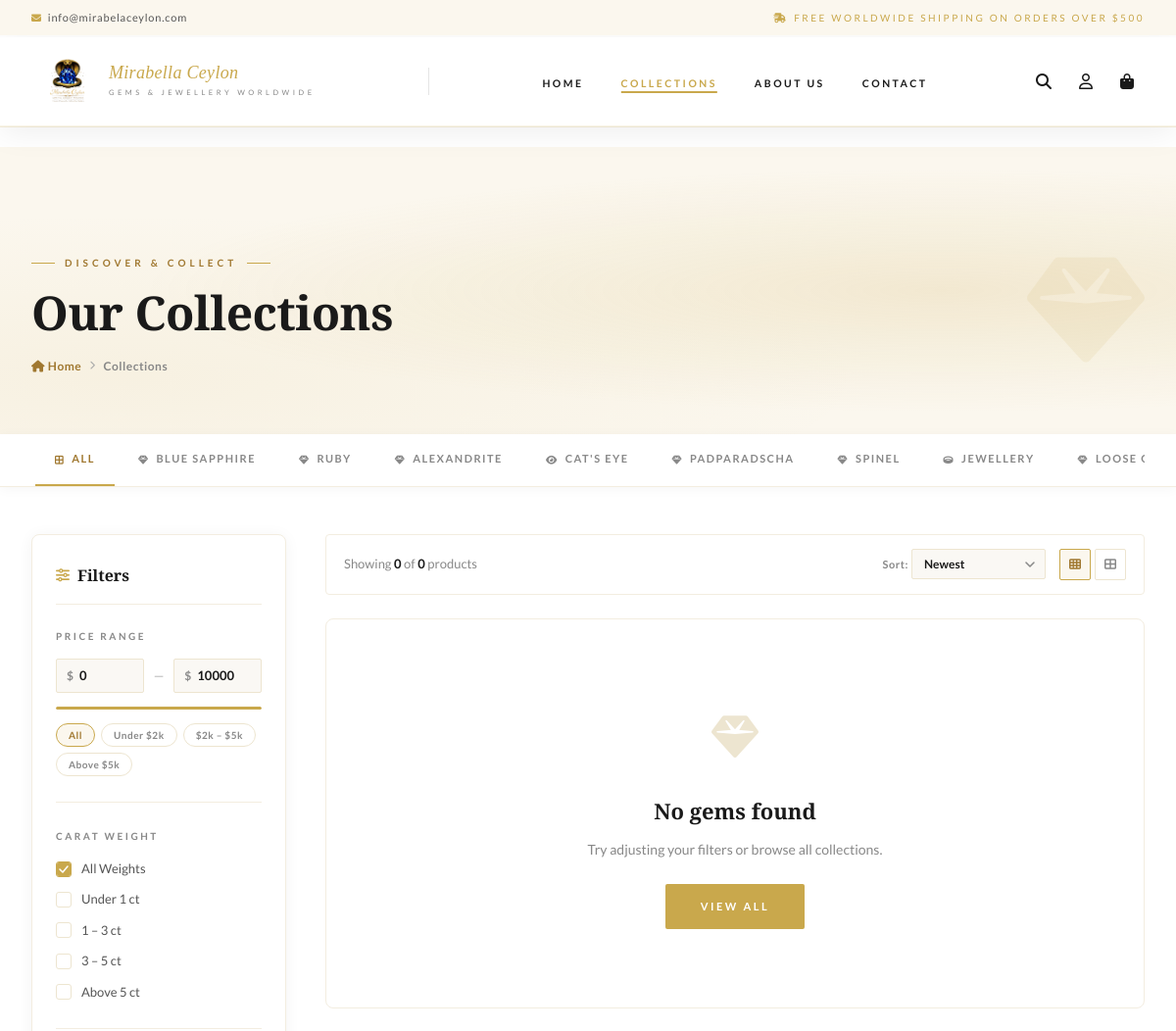
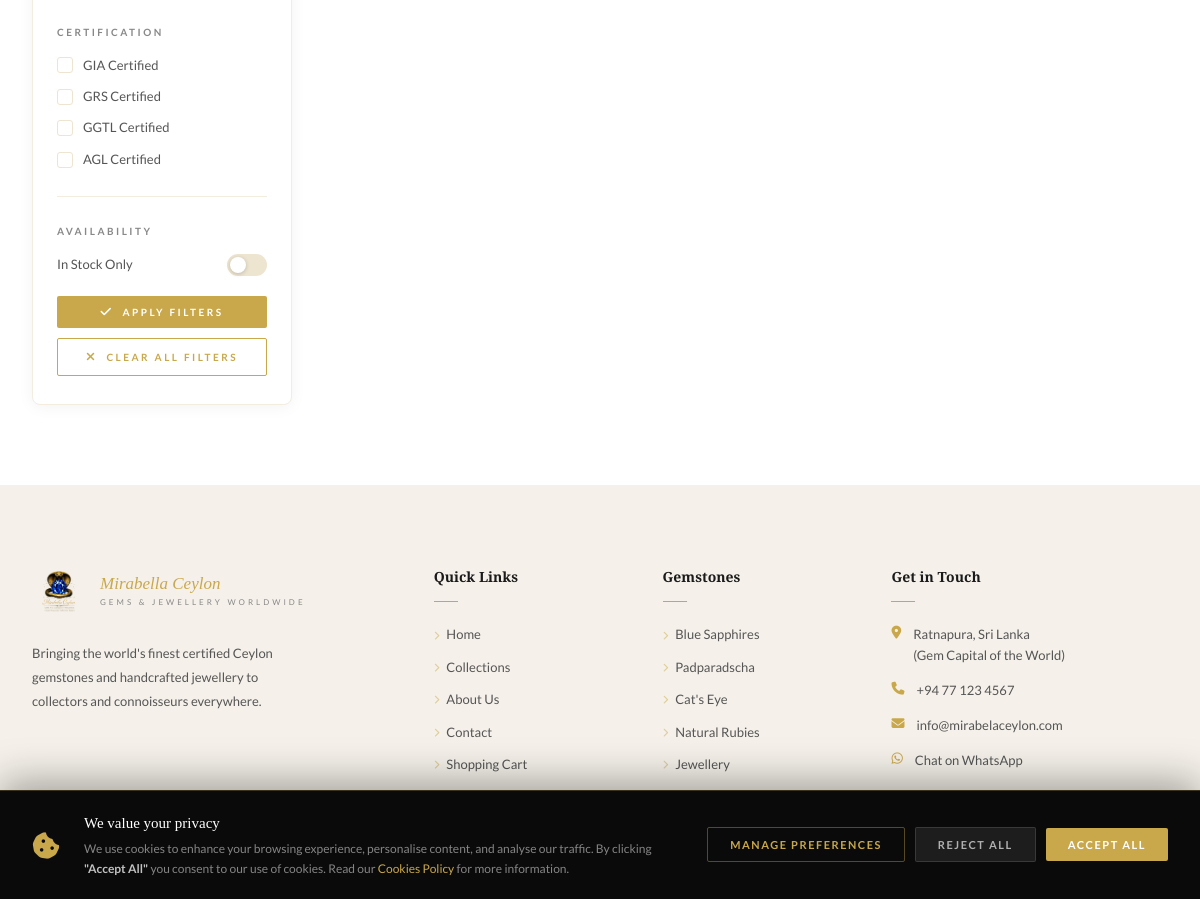
The page /shop.php on the database its author committed (2 pictures, top to bottom).
### tables this page shows
CREATE TABLE IF NOT EXISTS `categories` (
  `id`          INT UNSIGNED  NOT NULL AUTO_INCREMENT,
  `name`        VARCHAR(100)  NOT NULL,
  `slug`        VARCHAR(110)  NOT NULL UNIQUE,
  `subtitle`    VARCHAR(120)           DEFAULT NULL,
  `description` TEXT                   DEFAULT NULL,
  `image`       VARCHAR(255)           DEFAULT NULL,
  `sort_order`  SMALLINT      NOT NULL DEFAULT 0,
  `show_on_home` TINYINT(1)   NOT NULL DEFAULT 0,
  `is_active`   TINYINT(1)    NOT NULL DEFAULT 1,
  `created_at`  DATETIME      NOT NULL DEFAULT CURRENT_TIMESTAMP,
  PRIMARY KEY (`id`)
);

### shop.php (the view, shortened to what this page needs)
<?php
$catSlug   = trim($_GET['cat']    ?? '');
$sortBy    = trim($_GET['sort']   ?? 'newest');
$priceMin  = max(0, (int)($_GET['min']  ?? 0));
$priceMax  = min(500000, (int)($_GET['max'] ?? 50000));
$page    = max(1, (int)($_GET['page'] ?? 1));
$perPage = 12;
$db = db();
$categories = $db->query(
    "SELECT id, name, slug FROM categories WHERE is_active = 1 ORDER BY sort_order"
)->fetchAll();
$where  = ['p.is_active = 1'];
$params = [];
$whereSQL = 'WHERE ' . implode(' AND ', $where);
$orderSQL = match($sortBy) {
    'price-asc'  => 'ORDER BY p.price_usd ASC',
    'price-desc' => 'ORDER BY p.price_usd DESC',
    'bestseller' => 'ORDER BY p.is_featured DESC, p.created_at DESC',
    default      => 'ORDER BY p.is_featured DESC, p.created_at DESC',
};
$countSt = $db->prepare("SELECT COUNT(*) FROM products p $whereSQL");
$countSt->execute($params);
$total      = (int)$countSt->fetchColumn();
$totalPages = max(1, (int)ceil($total / $perPage));
$page       = min($page, $totalPages);
$offset     = ($page - 1) * $perPage;
$st = $db->prepare("
    SELECT p.*, c.name AS category_name, c.slug AS category_slug
    FROM products p
    LEFT JOIN categories c ON c.id = p.category_id
    $whereSQL
    $orderSQL
    LIMIT $perPage OFFSET $offset
");
$st->execute($params);
$products = $st->fetchAll();
function shopUrl(array $override = [], array $remove = []): string {
    $p = $_GET;
    foreach ($override as $k => $v) $p[$k] = $v;
    foreach ($remove  as $k)        unset($p[$k]);
    unset($p['page']);
    $qs = http_build_query($p, '', '&', PHP_QUERY_RFC3986);
    return 'shop.php' . ($qs ? '?' . $qs : '');
}
include 'includes/header.php';
?>
<section class="page-hero">
  <div class="page-hero__bg" aria-hidden="true"></div>
  <div class="container page-hero__inner">
    <div class="page-hero__content">
      <div class="eyebrow" style="justify-content:flex-start;">Discover &amp; Collect</div>
      <h1 class="page-hero__title">Our Collections</h1>
      <nav class="breadcrumb" aria-label="Breadcrumb">
        <a href="index.php"><i class="fas fa-home"></i> Home</a>
        <span class="breadcrumb__sep"><i class="fas fa-chevron-right"></i></span>
        <span>Collections</span>
      </nav>
    </div>
    <div class="page-hero__gem" aria-hidden="true">
      <i class="fas fa-gem"></i>
    </div>
  </div>
</section>
<div class="category-strip">
  <div class="container">
    <div class="category-strip__inner">
      <a href="<?= shopUrl(['cat' => ''], ['cat']) ?>"
         class="cat-tab <?= !$catSlug ? 'active' : '' ?>">
        <i class="fas fa-border-all"></i> All
      </a>
      <?php foreach ($categories as $cat):
        $icons = [
          'blue-sapphire'   => 'fas fa-gem',
          'padparadscha'    => 'fas fa-gem',
          'cats-eye'        => 'fas fa-eye',
          'ruby'            => 'fas fa-gem',
          'alexandrite'     => 'fas fa-gem',
          'spinel'          => 'fas fa-gem',
          'jewellery'       => 'fas fa-ring',
          'loose-gemstones' => 'fas fa-gem',
        ];
        $icon = $icons[$cat['slug']] ?? 'fas fa-gem';
      ?>
      <a href="<?= shopUrl(['cat' => $cat['slug']]) ?>"
         class="cat-tab <?= $catSlug === $cat['slug'] ? 'active' : '' ?>">
        <i class="<?= $icon ?>"></i> <?= htmlspecialchars($cat['name']) ?>
      </a>
      <?php endforeach; ?>
    </div>
  </div>
</div>
<div class="container shop-container">
  <div class="shop-layout">
    <aside class="shop-sidebar" id="shopSidebar">
      <div class="sidebar-header">
        <h3 class="sidebar-title"><i class="fas fa-sliders-h"></i> Filters</h3>
      </div>
      <form method="GET" action="shop.php" id="filterForm">
        <div class="filter-group">
          <h4 class="filter-group__title">Price Range</h4>
          <div class="price-inputs">
            <div class="price-input-wrap">
              <span class="price-input-prefix">$</span>
              <input type="number" id="priceMin" name="min" class="price-input"
                     value="<?= $priceMin ?>" min="0" max="50000" placeholder="Min" />
            </div>
            <span class="price-dash">—</span>
            <div class="price-input-wrap">
              <span class="price-input-prefix">$</span>
              <input type="number" id="priceMax" name="max" class="price-input"
                     value="<?= $priceMax >= 50000 ? 10000 : $priceMax ?>" min="0" max="50000" placeholder="Max" />
            </div>
          </div>
          <div class="price-range-track">
            <div class="price-range-fill" id="priceRangeFill"></div>
          </div>
          <div class="price-presets">
            <button type="button" class="price-preset <?= ($priceMin === 0 && $priceMax >= 50000) ? 'active' : '' ?>"
                    data-min="0" data-max="50000">All</button>
            <button type="button" class="price-preset <?= ($priceMax == 2000 && $priceMin == 0) ? 'active' : '' ?>"
                    data-min="0" data-max="2000">Under $2k</button>
            <button type="button" class="price-preset <?= ($priceMin == 2000 && $priceMax == 5000) ? 'active' : '' ?>"
                    data-min="2000" data-max="5000">$2k – $5k</button>
            <button type="button" class="price-preset <?= ($priceMin == 5000) ? 'active' : '' ?>"
                    data-min="5000" data-max="50000">Above $5k</button>
          </div>
        </div>
        <div class="filter-group">
          <h4 class="filter-group__title">Carat Weight</h4>
          <div class="filter-checks">
            <label class="filter-check">
              <span class="filter-check__box"></span>
              <span class="filter-check__label">All Weights</span>
            </label>
            <?php
            $weightOpts = [
              'under1' => 'Under 1 ct',
              '1to3'   => '1 – 3 ct',
              '3to5'   => '3 – 5 ct',
              'above5' => 'Above 5 ct',
            ];
            foreach ($weightOpts as $wVal => $wLabel):
            ?>
            <label class="filter-check">
              <span class="filter-check__box"></span>
              <span class="filter-check__label"><?= $wLabel ?></span>
            </label>
            <?php endforeach; ?>
          </div>
        </div>
        <div class="filter-group">
          <h4 class="filter-group__title">Certification</h4>
          <div class="filter-checks">
            <?php
            $certOpts = [
              'GIA'   => 'GIA Certified',
              'GRS'   => 'GRS Certified',
              'GGTL'  => 'GGTL Certified',
              'AGL'   => 'AGL Certified',
            ];
            foreach ($certOpts as $cVal => $cLabel):
            ?>
            <label class="filter-check">
              <span class="filter-check__box"></span>
              <span class="filter-check__label"><?= $cLabel ?></span>
            </label>
            <?php endforeach; ?>
          </div>
        </div>
        <div class="filter-group">
          <h4 class="filter-group__title">Availability</h4>
          <label class="filter-toggle-row">
            <span class="filter-toggle-row__label">In Stock Only</span>
            <span class="toggle-switch">
              <span class="toggle-switch__track"></span>
            </span>
          </label>
        </div>
        <button type="submit" class="btn btn--gold btn--sm btn--full-w" style="margin-bottom:10px;">
          <i class="fas fa-check"></i> Apply Filters
        </button>
        <a href="shop.php<?= $catSlug ? '?cat=' . urlencode($catSlug) : '' ?>"
           class="btn btn--outline-gold btn--sm btn--full-w" id="clearFilters">
          <i class="fas fa-times"></i> Clear All Filters
        </a>
      </form>
    </aside>
    <div class="shop-main">
      <div class="shop-toolbar">
        <p class="shop-toolbar__count">
          Showing
          <strong><?= min($total, $offset + $perPage) - $offset ?></strong>
          of <strong><?= $total ?></strong> product<?= $total != 1 ? 's' : '' ?>
        </p>
        <div class="shop-toolbar__right">
          <div class="sort-wrap">
            <label for="sortBy" class="sort-label">Sort:</label>
            <select id="sortBy" class="sort-select" data-base-url="<?= htmlspecialchars(shopUrl([], ['sort'])) ?>">
              <option value="newest"     <?= $sortBy === 'newest'     ? 'selected' : '' ?>>Newest</option>
            </select>
          </div>
          <div class="view-toggle">
            <button class="view-btn active" data-view="grid3" aria-label="3-column grid"><i class="fas fa-th"></i></button>
            <button class="view-btn" data-view="grid2" aria-label="2-column grid"><i class="fas fa-th-large"></i></button>
          </div>
        </div>
      </div>
      <?php if ($products): ?>
      <div class="products__grid shop-grid" id="shopGrid">
        <?php foreach ($products as $i => $p):
          $delay  = ($i % 3) + 1;
          $imgSrc = $p['image_main'] ?: '';
          $price  = number_format((float)$p['price_usd'], 0);
          $comparePrice = $p['compare_price'] ? number_format((float)$p['compare_price'], 0) : null;
          $badge  = '';
          if ($p['stock'] == 0) {
              $badge = ['label' => 'Sold Out', 'class' => 'product-badge--sold-out'];
          } else {
              if ($p['is_featured'])   $badge = ['label' => 'Bestseller',   'class' => 'product-badge--gold'];
              if ($p['compare_price']) $badge = ['label' => 'Sale',         'class' => 'product-badge--gold'];
              if (strtotime($p['created_at']) > strtotime('-30 days')) $badge = ['label' => 'New Arrival', 'class' => 'product-badge--dark'];
          }
          $weightCt = $p['weight_ct'] ? (float)$p['weight_ct'] : null;
          $certAttr = strtolower(trim($p['certification'] ?? ''));
        ?>
        <article class="product-card reveal reveal-delay-<?= $delay ?>"
                 data-cat="<?= htmlspecialchars($p['category_slug'] ?? '') ?>"
                 data-price="<?= (int)$p['price_usd'] ?>"
                 data-weight="<?= $weightCt ?>"
                 data-cert="<?= htmlspecialchars($certAttr) ?>"
                 data-instock="<?= $p['stock'] > 0 ? '1' : '0' ?>">
          <div class="product-card__img">
            <?php if ($imgSrc): ?>
            <img src="<?= htmlspecialchars($imgSrc) ?>"
                 alt="<?= htmlspecialchars($p['name']) ?>" loading="lazy" />
            <?php else: ?>
            <div style="width:100%;height:100%;display:flex;align-items:center;justify-content:center;background:#f8f6f0;color:#ccc;font-size:40px;">
              <i class="fas fa-gem"></i>
            </div>
            <?php endif; ?>
            <?php if ($badge): ?>
            <span class="product-badge <?= $badge['class'] ?>"><?= htmlspecialchars($badge['label']) ?></span>
            <?php endif; ?>
            <button class="product-card__wishlist js-wishlist-btn"
                    data-id="<?= $p['id'] ?>"
                    aria-label="Add to wishlist">
              <i class="far fa-heart"></i>
            </button>
            <div class="product-card__overlay">
              <a href="product-detail.php?slug=<?= urlencode($p['slug']) ?>"
                 class="btn-quickview">
                <i class="fas fa-eye"></i> View Details
              </a>
            </div>
          </div>
          <div class="product-card__info">
            <?php if ($p['category_name']): ?>
            <div class="product-card__cat"><?= htmlspecialchars($p['category_name']) ?></div>
            <?php endif; ?>
            <h3 class="product-card__name">
              <a href="product-detail.php?slug=<?= urlencode($p['slug']) ?>"
                 style="color:inherit;text-decoration:none;">
                <?= htmlspecialchars($p['name']) ?>
                <?= $weightCt ? ' — ' . rtrim(rtrim(number_format($weightCt, 2), '0'), '.') . 'ct' : '' ?>
              </a>
            </h3>
            <?php if ($p['certification']): ?>
            <div style="font-size:11px;color:var(--gold-dark);font-weight:700;letter-spacing:.04em;margin-bottom:4px;">
              <i class="fas fa-certificate" style="margin-right:3px;"></i><?= htmlspecialchars($p['certification']) ?> Certified
            </div>
            <?php endif; ?>
            <div class="product-card__footer">
              <div class="product-card__price">
                $<?= $price ?>
                <?php if ($comparePrice): ?>
                <span class="price-old">$<?= $comparePrice ?></span>
                <?php endif; ?>
              </div>
              <?php if ($p['stock'] > 0): ?>
              <button class="btn-cart" data-action="add-to-cart" data-id="<?= $p['id'] ?>">
                <i class="fas fa-shopping-bag"></i> Add
              </button>
              <?php else:
                $_wa = get_site_setting('social_whatsapp');
                $_waMsg = 'Hi, I\'m interested in ' . $p['name'] . ' (SKU: ' . ($p['sku'] ?? 'N/A') . '). Is it available or coming back in stock?';
                $_waUrl = $_wa ? 'https://wa.me/' . preg_replace('/\D/','',$_wa) . '?text=' . rawurlencode($_waMsg) : 'contact.php';
              ?>
              <a href="<?= htmlspecialchars($_waUrl) ?>" target="<?= $_wa ? '_blank' : '_self' ?>" rel="noopener noreferrer" class="btn-cart btn-enquire">
                <i class="fas fa-envelope"></i> Enquire
              </a>
              <?php endif; ?>
            </div>
          </div>
        </article>
        <?php endforeach; ?>
      </div>
      <?php if ($totalPages > 1): ?>
      <nav class="pagination" aria-label="Products pagination">
        <a href="<?= $page > 1 ? pageUrl($page - 1) : '#' ?>"
           class="page-btn page-btn--nav <?= $page <= 1 ? 'disabled' : '' ?>"
           aria-label="Previous page"
           <?= $page <= 1 ? 'aria-disabled="true"' : '' ?>>
          <i class="fas fa-chevron-left"></i>
        </a>
        <?php
        $start = max(1, $page - 2);
        $end   = min($totalPages, $page + 2);
        if ($start > 1): ?>
        <a href="<?= pageUrl(1) ?>" class="page-btn">1</a>
        <?php if ($start > 2): ?><span class="page-ellipsis">···</span><?php endif; ?>
        <?php endif; ?>
        <?php for ($pg = $start; $pg <= $end; $pg++): ?>
        <a href="<?= pageUrl($pg) ?>"
           class="page-btn <?= $pg === $page ? 'active' : '' ?>"><?= $pg ?></a>
        <?php endfor; ?>
        <?php if ($end < $totalPages): ?>
        <?php if ($end < $totalPages - 1): ?><span class="page-ellipsis">···</span><?php endif; ?>
        <a href="<?= pageUrl($totalPages) ?>" class="page-btn"><?= $totalPages ?></a>
        <?php endif; ?>
        <a href="<?= $page < $totalPages ? pageUrl($page + 1) : '#' ?>"
           class="page-btn page-btn--nav <?= $page >= $totalPages ? 'disabled' : '' ?>"
           aria-label="Next page"
           <?= $page >= $totalPages ? 'aria-disabled="true"' : '' ?>>
          <i class="fas fa-chevron-right"></i>
        </a>
      </nav>
      <?php endif; ?>
      <?php else: ?>
      <div class="no-results" id="noResults">
        <div class="no-results__icon"><i class="fas fa-gem"></i></div>
        <h3 class="no-results__title">No gems found</h3>
        <p class="no-results__text">Try adjusting your filters or browse all collections.</p>
        <a href="shop.php" class="btn btn--gold">View All</a>
      </div>
      <?php endif; ?>
    </div>
  </div>
</div>
<?php include 'includes/footer.php'; ?>

### rows shown on the page
categories: name "BLUE SAPPHIRE"
categories: name "RUBY"
categories: name "ALEXANDRITE"
categories: name "CAT'S EYE"
categories: name "PADPARADSCHA"
categories: name "SPINEL"
categories: name "JEWELLERY"
categories: name "LOOSE…"

### other values the page prints
$_hEmail "info@mirabelaceylon.com"
$wLabel "Under 1 ct"
$wLabel "1 – 3 ct"
$wLabel "3 – 5 ct"
$wLabel "Above 5 ct"
$cLabel "GIA Certified"
$cLabel "GRS Certified"
$cLabel "GGTL Certified"
$cLabel "AGL Certified"
min($total, $offset + $perPage) - $offset "0"
$total "0"
